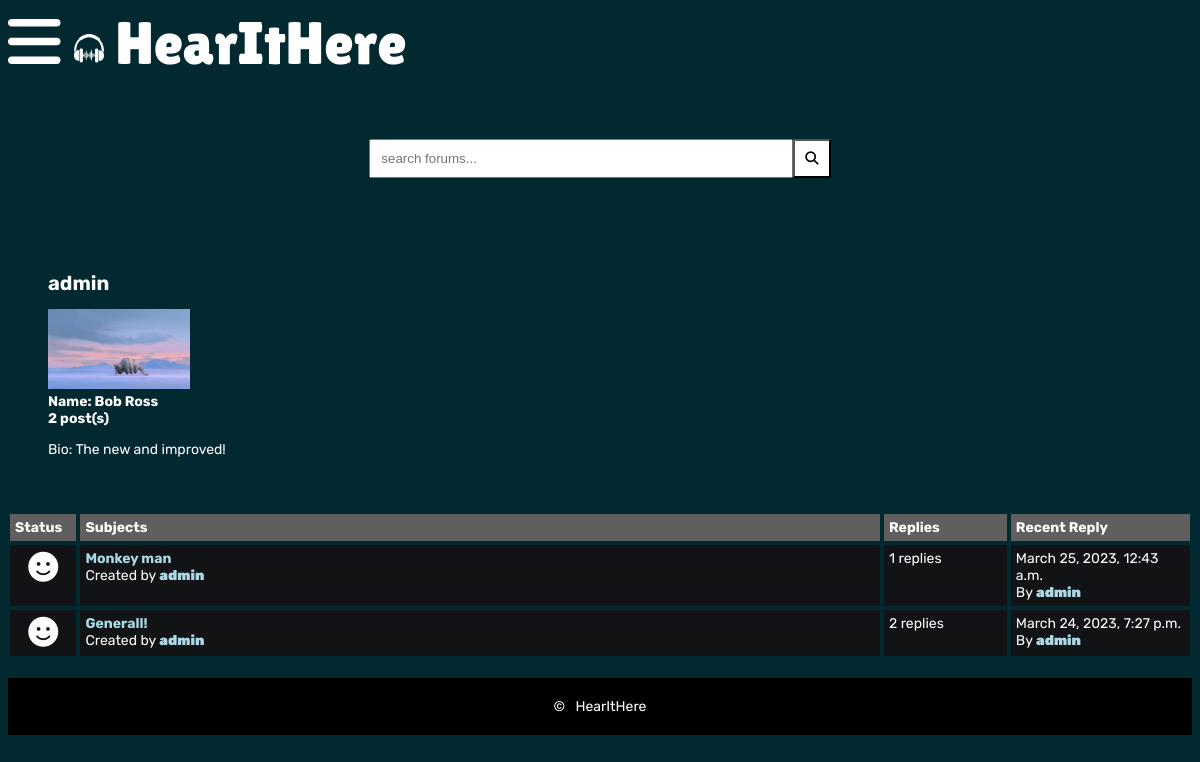
The page /account/admin/ on the database as committed earlier.
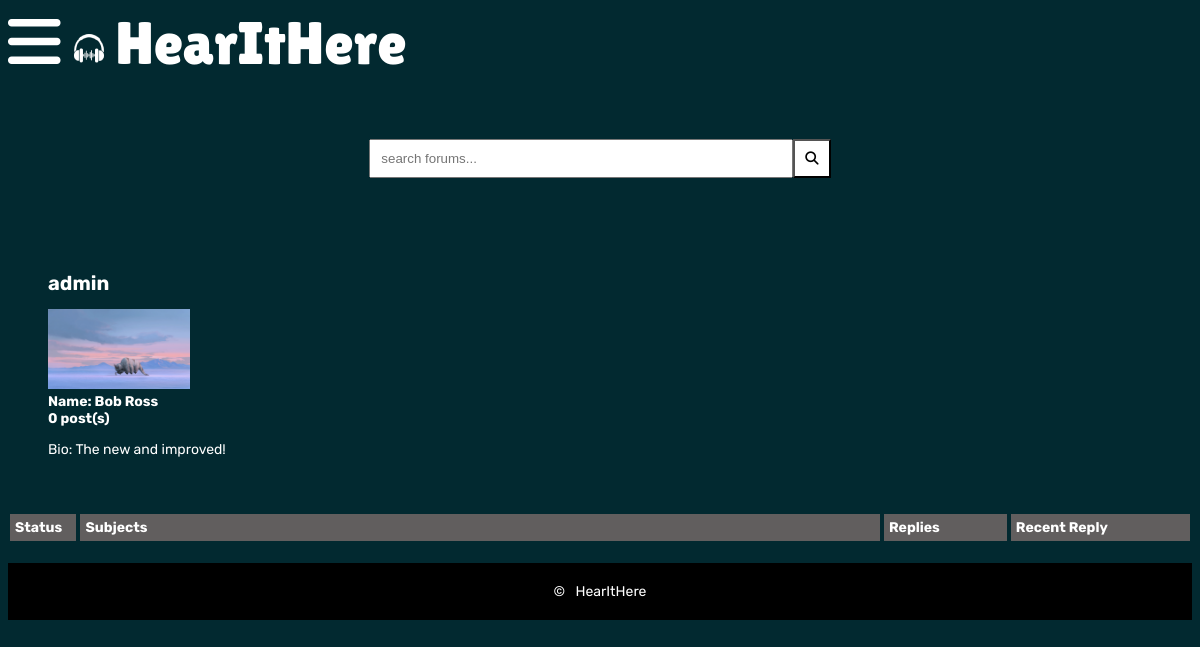
The same page on the database as committed later.
### account/models.py (models this page shows, shortened)
class Profile(models.Model):
    user = models.OneToOneField(CustomUser, on_delete=models.CASCADE)
    name = models.CharField(max_length=30, blank=True)
    bio = models.TextField(default='Hello, I am new', max_length=100, blank=True)
    image = models.ImageField(default='images/default.png', upload_to='images/', null=True)

class CustomUser(AbstractBaseUser, PermissionsMixin):
    email = models.EmailField(max_length=255, null=False, unique=True)
    username = models.CharField(max_length=50, null=False, unique=True)
    birthday = models.DateField(null=False)
    date_joined = models.DateTimeField(auto_now_add=True)
    is_staff = models.BooleanField(default=False)
    is_active = models.BooleanField(default=False)
    is_mod = models.BooleanField(default=False)
    USERNAME_FIELD = 'username'
    REQUIRED_FIELDS = ['email', 'birthday']
    objects = CustomUserManager()

### forum/models.py (models this page shows, shortened)
class Post(models.Model):
    title = models.CharField(max_length=100, unique=True, null=False)
    description = models.TextField(null=False)
    time = models.DateTimeField(auto_now_add=True)
    user = models.ForeignKey(CustomUser, on_delete=models.CASCADE)
    category = models.ForeignKey(Category, on_delete=models.CASCADE)

class Comment(models.Model):
    description = models.TextField(null=False)
    time = models.DateTimeField(auto_now_add=True)
    user = models.ForeignKey(CustomUser, on_delete=models.CASCADE)
    post = models.ForeignKey(Post, on_delete=models.CASCADE)

### account/views.py (the view)
# urls.py: path('<str:username>/', views.profile, name='profile'),
def profile(request, username):
    pf = get_object_or_404(Profile, user__username=username)
    posts = Post.objects.filter(user__username=username).order_by('-time')
    return render(request, 'profile/profile.html', {'profile': pf, 'posts': posts})

### account/templates/profile/profile.html (shortened to what this page needs)
{% extends 'templates/base.html' %}
{% block content %}
<header>
	<div class="container">
		<div class="profile">
            <h1 class="profile-user-name">{{ profile.user.username }}</h1>
			<div class="profile-image">
				<img src="{{ profile.image.url }}"
                     alt="" height="80" width="auto">
			</div>
			<div class="profile-stats">
                {% if profile.name.count != 0 %}
                <b><span class="profile-stat-count">Name:</span> {{ profile.name }}</b>
                {% endif %}
                <br>
                <b><span class="profile-stat-count">{{ posts.count }}</span> post(s)</b>
			</div>
			<div class="profile-bio">
				<p><span class="profile-real-name">Bio:</span> {{ profile.bio }}</p>
			</div>
		</div>
	</div>
</header>
<main>
	<div class = "posts-table">
            <div class = "table-head">
                <div class = "status">Status</div>
                <div class = "subjects">Subjects</div>
                <div class = "replies">Replies</div>
                <div class = "last-reply">Recent Reply</div>
            </div>
            {% for post in posts %}
            <div class = "table-row">
                {% if post.comment_set.count == 0 %}
                    <div class = "status"><i class="fa-solid fa-face-sad-tear"></i></div>
                {% elif post.comment_set.count < 4 %}
                    <div class = "status"><i class="fa-solid fa-face-smile"></i></div>
                {% else %}
                    <div class = "status"><i class="fa-solid fa-fire"></i></div>
                {% endif %}
                    <div class = "subjects"><a href="{% url 'forum:view_post' category_id=post.category.id post_id=post.id %}">
                        {{ post.title }}</a>
                    <br>
                    <span>Created by <b><a href="{% url 'account:profile' username=post.user.username %}">
                        {{ post.user.username }}</a></b></span>
                </div>
                <div class = "replies">
                    {{ post.comment_set.count }} replies <br>
                </div>
                <div class = "last-reply">
                    {% if post.comment_set.count == 0 %}
                        No Comments Yet
                    {% else %}
                        {{ post.comment_set.last.time }}
                        <br>
                        By <b><a href="{% url 'account:profile' username=post.user.username %}">
                            {{ post.comment_set.last.user.username }}</a></b>
                    {% endif %}
                </div>
            </div>
            {% endfor %}
        </div>
</main>
{% endblock %}

### templates/base.html (shortened to what this page needs)
{% load static %}
<!DOCTYPE html>
<html lang="en">
<head>
    <link rel="stylesheet" href="{% static 'css/style.css' %}">
</head>
<body>
    <header>
        <div class = "navbar">
            <a href="#" class="bar-icon" id = "iconBar" onclick = "hideIconBar()"><i class = "fa fa-bars"></i></a>
            <div class = "brand"> <img src="{% static 'images/logo.png' %}" alt="logo"> HearItHere</div>
        </div>
        <form class = "search-box" method="POST" action="{% url 'forum:search_forum' %}">
            <input type="search" name="search_forum" id="" placeholder="search forums..." >
            <button><i class="fa fa-search"></i></button>
        </form>
    </header>
    <main>
        {% block content %}
        {% endblock %}
    </main>
    <footer>
        <span>&copy; &nbsp; HearItHere</span>
    </footer>
</body>
</html>

### static/css/style.css (style rules this page uses)
* { box-sizing: content-box ; }
html { font-size: 14px; font-family: 'Rubik', sans-serif; background: rgb(2, 41, 48) 100%; color: #fff; }
a { color: lightblue; font-weight: bolder; text-decoration: none; }
h1 { font-size: 20px; font-weight: bolder; }
.container { margin: 20px; padding: 20px; }
header { margin-inline: flex; }
.navbar { display: list-item; align-items: center; }
.bar-icon { font-size:60px; display: inline-block; margin-right: 10px; color: white; cursor: pointer; }
.brand { font-size: 60px; display: inline-block; font-family: 'Title', sans-serif; color: #fff; }
.search-box { margin-top: 20px; padding: 40px; display: flex; justify-content: center; }
.search-box input { padding: 10px; width: 400px; }
.search-box button { padding: 10px; background-color: white; color: black; }
footer { margin-top: 20px; padding: 20px; background-color: black; text-align: center; }
.table-head { display: flex; }
.table-head div { padding: 5px; margin: 2px; background-color: rgb(97, 94, 94); font-weight: bold; }
.table-head .status { flex: 5%; }
.table-head .subjects { flex: 70%; }
.table-head .replies { flex: 10%; }
.table-head .last-reply { flex: 15%; }

Rows that differ between the two databases and show on the page:
removed Post: title "Monkey man", user.username "admin", comment_set.count "1", comment_set.last.time "March 25, 2023, 12:43 a.m.", comment_set.last.user.username "admin"
removed Post: title "Generall!", user.username "admin", comment_set.count "2", comment_set.last.time "March 24, 2023, 7:27 p.m.", comment_set.last.user.username "admin"
Other text that changed with them:
{{ posts.count }}: "2" → "0"
